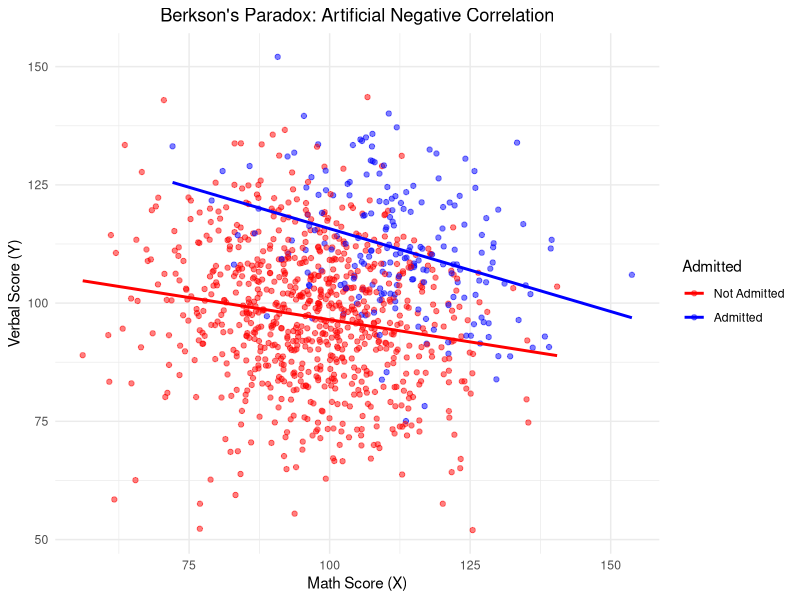

This chart was generated by the following R code:
library(ggplot2)

set.seed(42)
N <- 1000  # Large sample

# Generate independent variables W, X, Y
W <- rnorm(N, mean = 100, sd = 15)  # GPA
X <- rnorm(N, mean = 100, sd = 15)  # Math Score
Y <- rnorm(N, mean = 100, sd = 15)  # Verbal Score

# Define Z as a sum score
Z <- W + X + Y + rnorm(N, sd = 10)  # Some noise

# Select only students above a threshold Z
admitted <- Z > quantile(Z, 0.8)  # Top 20% get admitted

# Create a data frame
df <- data.frame(W, X, Y, Z, admitted)

# Compute correlation in full population
cor_full <- cor(df[, c("W", "X", "Y")])

# Compute correlation only in admitted students
cor_admitted <- cor(df[df$admitted, c("W", "X", "Y")])

# Print correlation matrices
cat("\nCorrelation in full population:\n")
print(cor_full)

cat("\nCorrelation among admitted students (Berkson's Paradox):\n")
print(cor_admitted)
# -> seems to be true for 3 variables as well

ggplot(df, aes(x = X, y = Y, color = as.factor(admitted))) +
  geom_point(alpha = 0.5) +  # Scatterplot
  geom_smooth(method = "lm", se = FALSE) +  # Separate trendlines
  labs(title = "Berkson's Paradox: Artificial Negative Correlation",
       x = "Math Score (X)", y = "Verbal Score (Y)",
       color = "Admitted") +
  scale_color_manual(values = c("red", "blue"), labels = c("Not Admitted", "Admitted")) +
  theme_minimal() + 
  theme(plot.title = element_text(hjust = 0.5))
  
